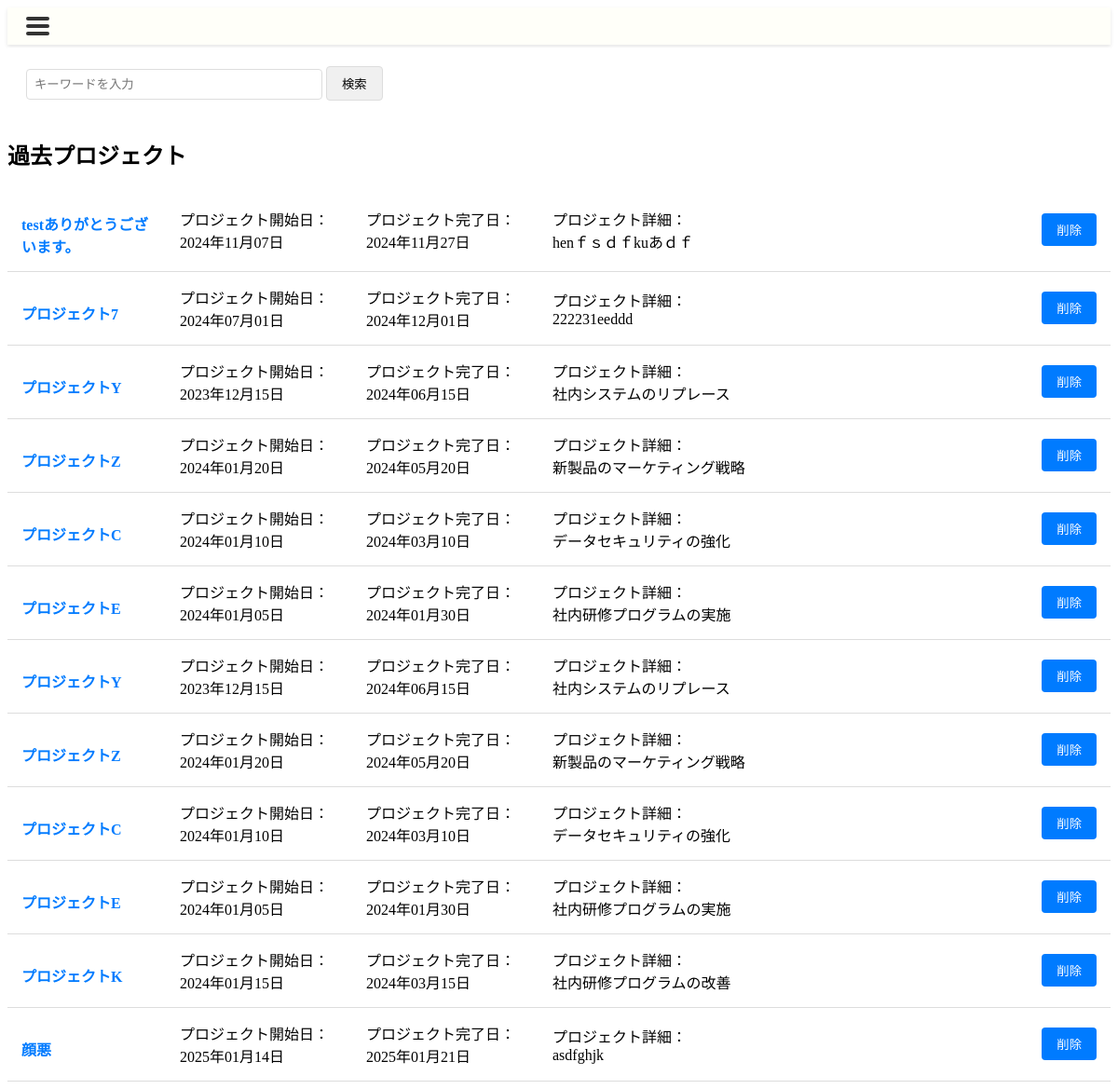
/past_project/, run on an earlier commit of the app's database.
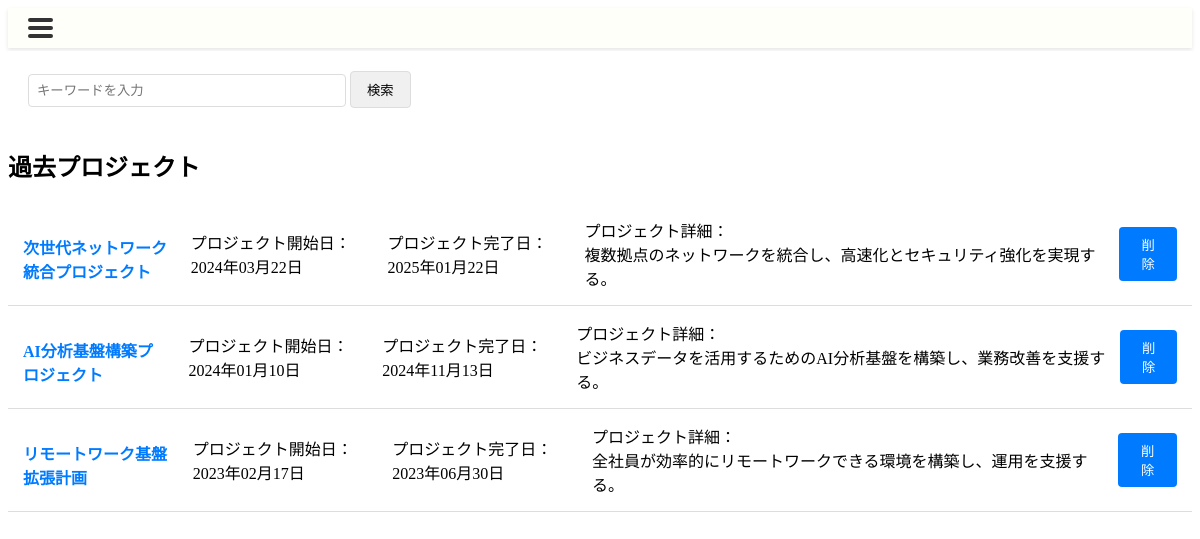
And on a later commit of the database.
### canri_app/models.py (models this page shows)
class Project(models.Model):
    project_id = models.AutoField(primary_key=True)
    project_name = models.CharField(max_length=255)
    project_detail = models.TextField(null=True, blank=True)
    project_start_date = models.DateField()
    project_end_date = models.DateField()
    creation_date = models.DateTimeField()
    update_date = models.DateTimeField(null=True, blank=True)
    complete_date = models.DateField(null=True, blank=True)
    deletion_date = models.DateTimeField(null=True, blank=True)
    post_evaluation_memo = models.TextField(null=True, blank=True)
    deletion_flag = models.BooleanField(default=False)
    complete_flag = models.BooleanField(default=False)
    class Meta:
        db_table = 'Project'

### canri_app/views.py (the view)
# urls.py: path('past_project/',                                           views.Past_ProjectListView.as_view(),       name='past_project'),
class Past_ProjectListView(TemplateView):
    template_name = "past_project_list.html"
    def get(self, request, *args, **kwargs):
        query = request.GET.get('q')
        qs = Project.objects.filter(complete_flag=1, deletion_flag=0)
        if query:
            qs = qs.filter(project_name__icontains=query)  # プロジェクト名でフィルタリング
        context = {
            'project_list': qs
        }
        return render(request, self.template_name, context)

### canri_app/templates/past_project_list.html (shortened to what this page needs)
{% extends 'base.html' %}
{% load static %}
{% block head %}
<link rel="stylesheet" href="{% static 'css/past_project_list.css' %}">
{% endblock %}
{% block content %}
<div class="search-container">
    <form method="GET" action="{% url 'canri_app:past_project' %}">
        <input type="text" name="q" class="search-input" placeholder="キーワードを入力" value="{{ request.GET.q }}" required>
        <button type="submit" class="search-button">検索</button>
    </form>
</div>
<h2>過去プロジェクト</h2>
<div class="project-table">
    {% for project in project_list %}
    <div class="project-row">
        <div class="project-name">
            <a href="{% url 'canri_app:past_project_view' project.project_id %}" class="project_a">{{ project.project_name }}</a>
        </div>
        <div class="project-period">プロジェクト開始日：<br>{{ project.project_start_date|date:"Y年m月d日" }}</div>
        <div class="project-complete">プロジェクト完了日：<br>{{ project.project_end_date|date:"Y年m月d日" }}</div>
        <div class="project-details">プロジェクト詳細：<br>{{ project.project_detail }}</div>
        <form method="POST" action="{% url 'canri_app:past_project_deleting_confirmation' project.project_id %}">
            <button type="submit" class="action-button">削除</button>
        </form>
    </div>
    {% empty %}
    <div class="project-row">
        <div class="project-details">完了済みのプロジェクトが存在しません</div>
    </div>
    {% endfor %}
</div>
{% endblock %}

What changed in the data, as far as the page shows it:
no longer on this page (row edited): Project: project_name "testありがとうございます。", project_start_date "2024年11月07日", project_end_date "2024年11月27日", project_detail "henｆｓｄｆkuあｄｆ"
no longer on this page (row edited): Project: project_name "プロジェクト7", project_start_date "2024年07月01日", project_end_date "2024年12月01日", project_detail "222231eeddd"
no longer on this page (row edited): Project: project_name "プロジェクトY", project_start_date "2023年12月15日", project_end_date "2024年06月15日", project_detail "社内システムのリプレース"
no longer on this page (row edited): Project: project_name "プロジェクトZ", project_start_date "2024年01月20日", project_end_date "2024年05月20日", project_detail "新製品のマーケティング戦略"
no longer on this page (row edited): Project: project_name "プロジェクトC", project_start_date "2024年01月10日", project_end_date "2024年03月10日", project_detail "データセキュリティの強化"
no longer on this page (row edited): Project: project_name "プロジェクトE", project_start_date "2024年01月05日", project_end_date "2024年01月30日", project_detail "社内研修プログラムの実施"
no longer on this page (row edited): Project: project_name "プロジェクトY", project_start_date "2023年12月15日", project_end_date "2024年06月15日", project_detail "社内システムのリプレース"
no longer on this page (row edited): Project: project_name "プロジェクトZ", project_start_date "2024年01月20日", project_end_date "2024年05月20日", project_detail "新製品のマーケティング戦略"
no longer on this page (row edited): Project: project_name "プロジェクトC", project_start_date "2024年01月10日", project_end_date "2024年03月10日", project_detail "データセキュリティの強化"
no longer on this page (row edited): Project: project_name "プロジェクトE", project_start_date "2024年01月05日", project_end_date "2024年01月30日", project_detail "社内研修プログラムの実施"
no longer on this page (row edited): Project: project_name "プロジェクトK", project_start_date "2024年01月15日", project_end_date "2024年03月15日", project_detail "社内研修プログラムの改善"
no longer on this page (row edited): Project: project_name "顔悪", project_start_date "2025年01月14日", project_end_date "2025年01月21日", project_detail "asdfghjk"
added Project: project_name "次世代ネットワーク統合プロジェクト", project_start_date "2024年03月22日", project_end_date "2025年01月22日", project_detail "複数拠点のネットワークを統合し、高速化とセキュリティ強化を実現する。"
added Project: project_name "AI分析基盤構築プロジェクト", project_start_date "2024年01月10日", project_end_date "2024年11月13日", project_detail "ビジネスデータを活用するためのAI分析基盤を構築し、業務改善を支援する。"
added Project: project_name "リモートワーク基盤拡張計画", project_start_date "2023年02月17日", project_end_date "2023年06月30日", project_detail "全社員が効率的にリモートワークできる環境を構築し、運用を支援する。"
